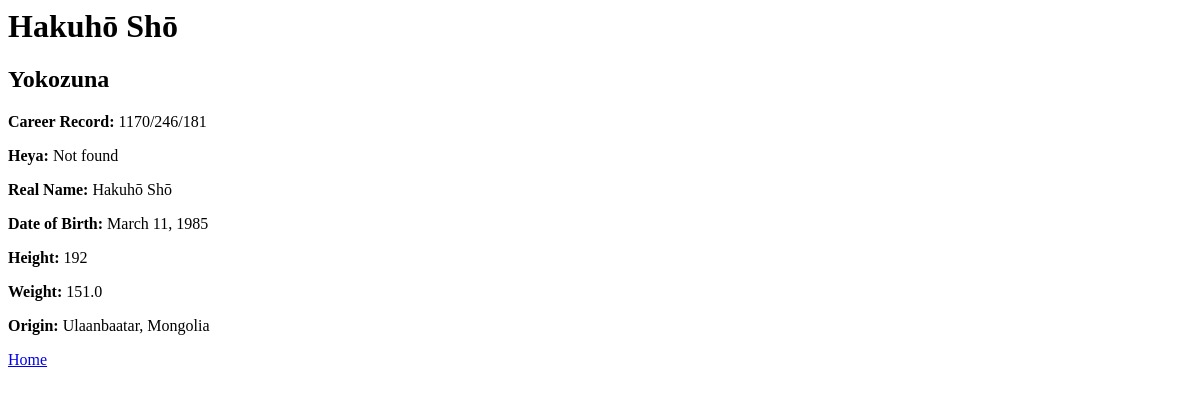
Before: /rikishi/1/ with the older database file.
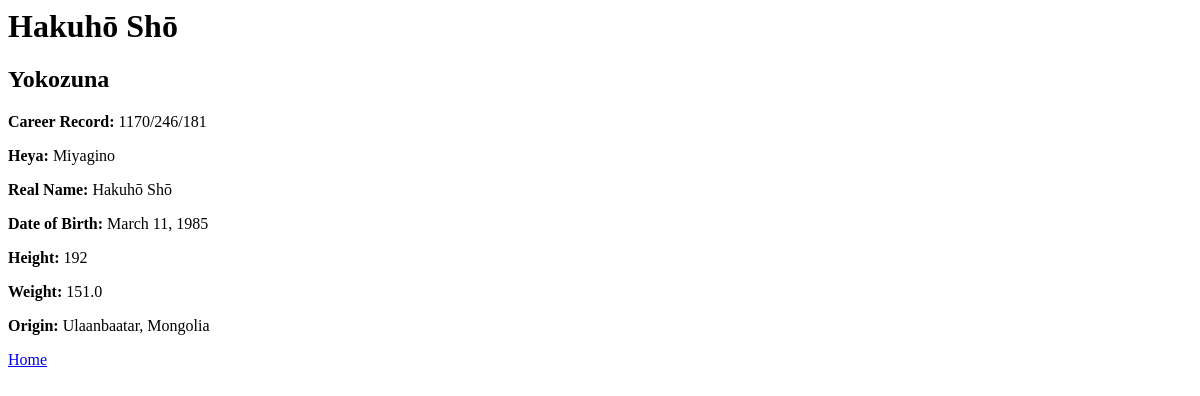
After: the same page with the newer database file.
### rikishi/models.py (models this page shows, shortened)
class Rikishi(models.Model):
  shikona_first = models.CharField(max_length=50)
  shikona_last = models.CharField(max_length=50)
  highest_rank = models.CharField(
    max_length=3,
    choices=Rank.choices,
    default=Rank.YOKOZUNA
  )
  total_wins = models.PositiveIntegerField()
  total_losses = models.PositiveIntegerField()
  total_absent = models.PositiveIntegerField()
  heya = models.ForeignKey("rikishi.Heya", null=True, on_delete=models.SET_NULL)
  real_name_first = models.CharField(max_length=50)
  real_name_last = models.CharField(max_length=50)
  date_of_birth = models.DateField()
  height = models.IntegerField(validators=[MinValueValidator(150), MaxValueValidator(250)])
  weight = models.DecimalField(max_digits=4, decimal_places=1)
  origin = models.CharField(max_length=100)
  def shikona(self):
    return f'{ self.shikona_first } { self.shikona_last }'
  def real_name(self):
    return f'{ self.real_name_first } { self.real_name_last }'
  class Meta:
    verbose_name = _("rikishi")
    verbose_name_plural = _("rikishi")

class Heya(models.Model):
    name = models.CharField(max_length=50)
    master = models.CharField(max_length=100)
    class Meta:
        verbose_name = _("heya")
        verbose_name_plural = _("heyas")
    def __str__(self):
        return self.name

### rikishi/views.py (the view)
# urls.py: path('<int:rikishi_id>/', views.show, name='show')
def show(request, rikishi_id):
  try:
    rikishi = Rikishi.objects.get(pk=rikishi_id)
  except Rikishi.DoesNotExist:
    raise Http404("Rikishi does not exist")
  rank = Rank(rikishi.highest_rank).label
  context = {
    'rikishi': rikishi,
    'rank': rank
  }
  return render(request, 'rikishi/show.html', context)

### rikishi/templates/rikishi/show.html
{% load static %}
<link rel="stylesheet" type="text/css" href="{% static 'rikishi/style.css' %}">
<h1>{{ rikishi.shikona }}</h1>
<h2>{{ rank }}</h2>
<p><b>Career Record:</b> {{ rikishi.total_wins }}/{{ rikishi.total_losses }}/{{ rikishi.total_absent }}
<p><b>Heya:</b>
  {% if rikishi.heya %}
    {{ rikishi.heya }}
  {% else %}
    Not found
  {% endif %}
</p>
<p><b>Real Name:</b> {{ rikishi.real_name }}
<p><b>Date of Birth:</b> {{ rikishi.date_of_birth }}
<p><b>Height:</b> {{ rikishi.height }}
<p><b>Weight:</b> {{ rikishi.weight }}
<p><b>Origin:</b> {{ rikishi.origin }}
<p><a href="{% url 'rikishi:index' %}">Home</a></p>

Changed rows visible on the page:
changed Rikishi "Hakuhō Shō": heya (not shown) → "Miyagino"
Other visible differences:
text no longer shown: "Not found"
